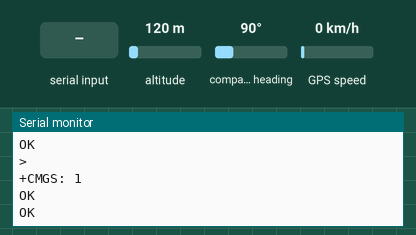
Simulated run of this sketch. Board: Arduino Uno, built with avr-gcc and run on an emulated ATmega328P. Shown: the last lines printed to the serial monitor. The inputs (shaded band) are chosen by the test bench; at power-on: altitude 120 m, compass heading 90°, GPS speed 0 km/h. The GPS gets a fix after 3 s at 37.7749, -122.4194 with 8 satellites; the modem accepts every AT command (registered, SIM ready, sends succeed) and sends nothing else.

Above: at 7.5 s.
7.6 s: "1" received over the second serial link
At 8.9 s:
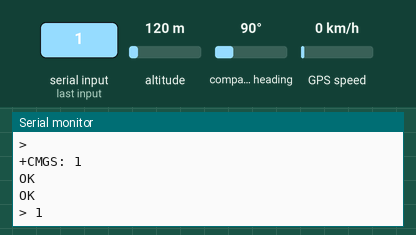
9.1 s: "0" received over the second serial link
At 10.1 s:
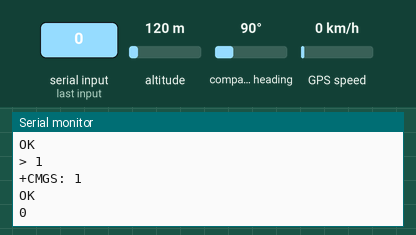

Measured:
- after the input at 7.6 s, the serial monitor: prints a new line after 0.60 s (image 1)
- after the input at 9.1 s, the serial monitor: prints a new line after 0.19 s (image 2)

The sketch:

gps_gsm.ino
```cpp
#include <SoftwareSerial.h>
#include <TinyGPS++.h>

SoftwareSerial gsmSerial(7, 8); // RX, TX for GSM module
SoftwareSerial gpsSerial(4, 3); // RX, TX for GPS module

TinyGPSPlus gps;

void setup() {
  Serial.begin(9600); // Start Serial Monitor
  gsmSerial.begin(9600);
  gpsSerial.begin(9600);

  gsmSerial.println("AT"); // Check GSM module
  delay(1000);
  readGSMResponse();
}

void loop() {
  while (gpsSerial.available() > 0) {
    char c = gpsSerial.read();
    gps.encode(c);

    if (gps.location.isUpdated()) { // If a valid location is available
      String message = "Latitude: " + String(gps.location.lat(), 6) +
                       ", Longitude: " + String(gps.location.lng(), 6) +
                       ", Altitude: " + String(gps.altitude.meters()) + "m";

      sendSMS("recipient_number", message); // Replace with the actual recipient number
    }
  }
}

void sendSMS(String number, String message) {
  gsmSerial.print("AT+CMGF=1\r"); // Set SMS to text mode
  delay(1000);
  readGSMResponse();

  gsmSerial.print("AT+CMGS=\"");
  gsmSerial.print(number);
  gsmSerial.print("\"\r");
  delay(1000);
  readGSMResponse();

  gsmSerial.print(message);
  gsmSerial.write(26); // Send Ctrl+Z to send the message
  delay(1000);
  readGSMResponse();
}

void readGSMResponse() {
  while (gsmSerial.available()) {
    Serial.write(gsmSerial.read()); // Print GSM response
  }
}
```
